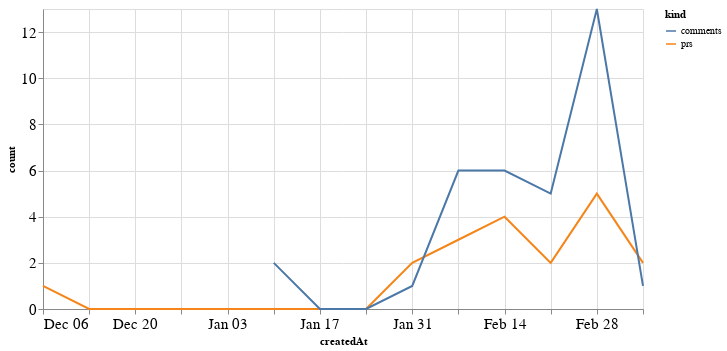

The notebook cell saved with this chart:
### Code cell
alt.Chart(total_time, width=600).mark_line().encode(
    x='createdAt',
    y='count',
    color='kind'
)

### Figure 1 — Vega-Lite specification as saved in the notebook (floating-point values rounded to 4 significant figures)
{"config": {"axisLeft": {"labelFontSize": 15}, "axisBottom": {"labelFontSize": 15}}, "data": {"name": "data-0fd9e1d1f6ce92b5c1efed7376cd144d"}, "mark": "line", "encoding": {"color": {"type": "nominal", "field": "kind"}, "x": {"type": "temporal", "field": "createdAt"}, "y": {"type": "quantitative", "field": "count"}}, "width": 600, "$schema": "https://vega.github.io/schema/vega-lite/v4.8.1.json", "datasets": {"data-0fd9e1d1f6ce92b5c1efed7376cd144d": [{"createdAt": "2020-12-06T00:00:00", "kind": "prs", "count": 1.0}, {"createdAt": "2020-12-13T00:00:00", "kind": "prs", "count": 0.0}, {"createdAt": "2020-12-20T00:00:00", "kind": "prs", "count": 0.0}, {"createdAt": "2020-12-27T00:00:00", "kind": "prs", "count": 0.0}, {"createdAt": "2021-01-03T00:00:00", "kind": "prs", "count": 0.0}, {"createdAt": "2021-01-10T00:00:00", "kind": "prs", "count": 0.0}, {"createdAt": "2021-01-17T00:00:00", "kind": "prs", "count": 0.0}, {"createdAt": "2021-01-24T00:00:00", "kind": "prs", "count": 0.0}, {"createdAt": "2021-01-31T00:00:00", "kind": "prs", "count": 2.0}, {"createdAt": "2021-02-07T00:00:00", "kind": "prs", "count": 3.0}, {"createdAt": "2021-02-14T00:00:00", "kind": "prs", "count": 4.0}, {"createdAt": "2021-02-21T00:00:00", "kind": "prs", "count": 2.0}, {"createdAt": "2021-02-28T00:00:00", "kind": "prs", "count": 5.0}, {"createdAt": "2021-03-07T00:00:00", "kind": "prs", "count": 2.0}, {"createdAt": "2020-12-06T00:00:00", "kind": "comments", "count": null}, {"createdAt": "2020-12-13T00:00:00", "kind": "comments", "count": null}, {"createdAt": "2020-12-20T00:00:00", "kind": "comments", "count": null}, {"createdAt": "2020-12-27T00:00:00", "kind": "comments", "count": null}, {"createdAt": "2021-01-03T00:00:00", "kind": "comments", "count": null}, {"createdAt": "2021-01-10T00:00:00", "kind": "comments", "count": 2.0}, {"createdAt": "2021-01-17T00:00:00", "kind": "comments", "count": 0.0}, {"createdAt": "2021-01-24T00:00:00", "kind": "comments", "count": 0.0}, {"createdAt": "2021-01-31T00:00:00", "kind": "comments", "count": 1.0}, {"createdAt": "2021-02-07T00:00:00", "kind": "comments", "count": 6.0}, {"createdAt": "2021-02-14T00:00:00", "kind": "comments", "count": 6.0}, {"createdAt": "2021-02-21T00:00:00", "kind": "comments", "count": 5.0}, {"createdAt": "2021-02-28T00:00:00", "kind": "comments", "count": 13.0}, {"createdAt": "2021-03-07T00:00:00", "kind": "comments", "count": 1.0}]}}
